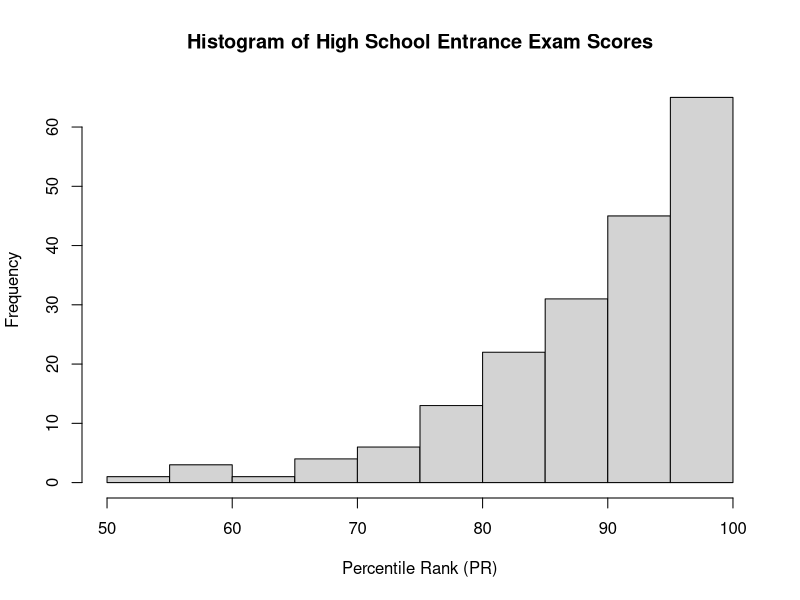
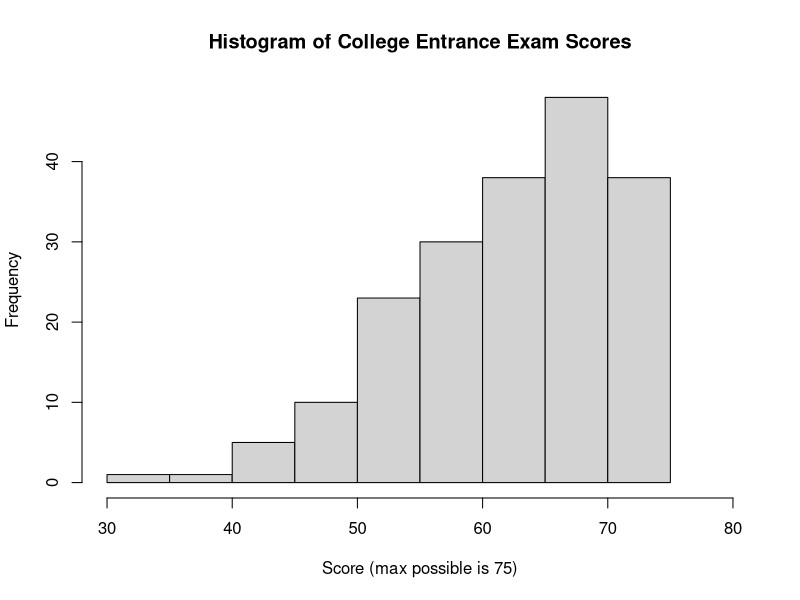
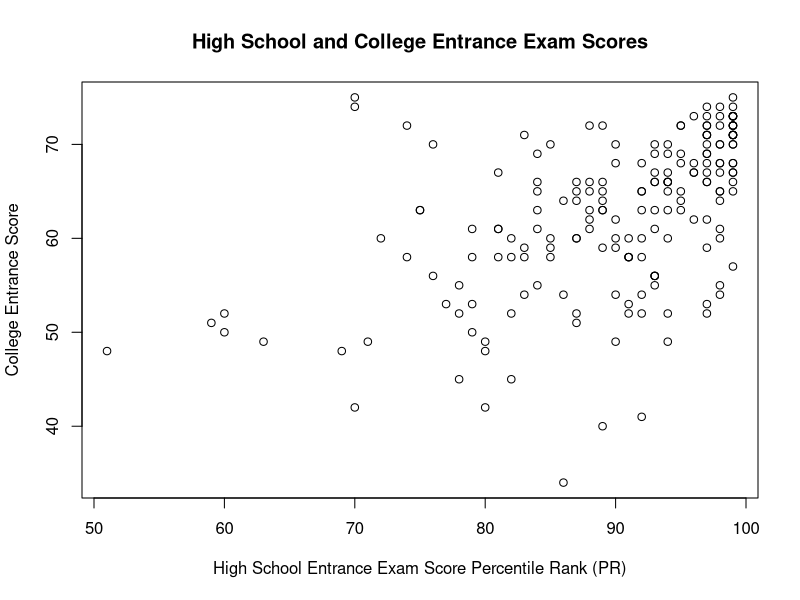
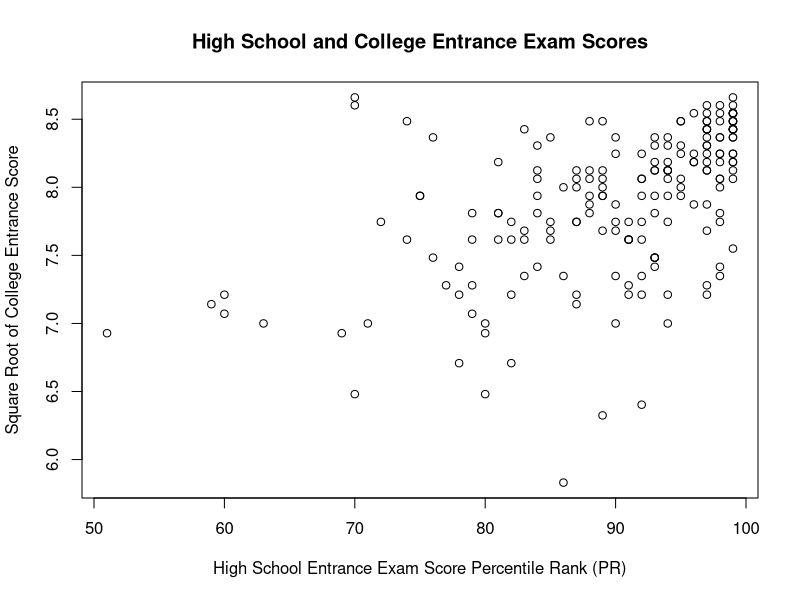
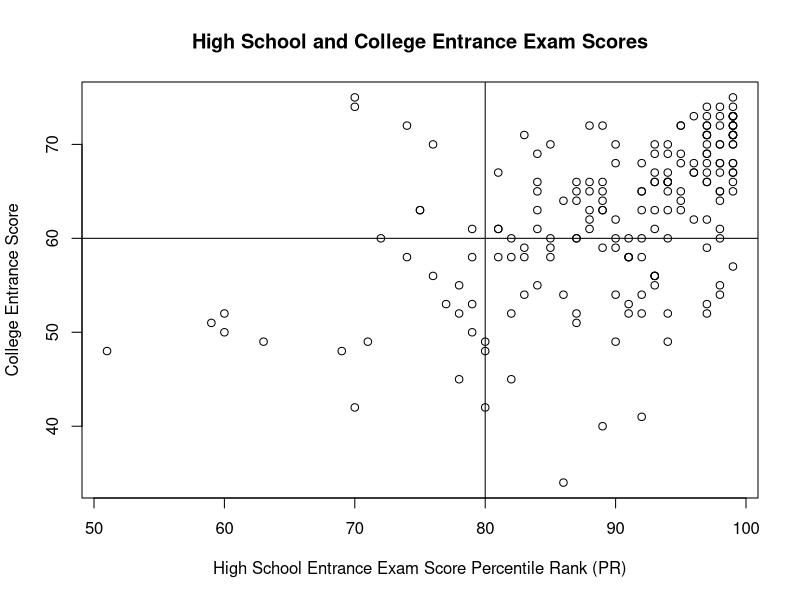

Here is the R script that generated these plots, in order:
## ---- chunk 1
knitr::opts_chunk$set(echo = TRUE)
## ---- chunk 2
data = read.csv("ptt_SENIORHIGH_data.csv")
names(data)[1] = "pttID"

data[1:10,]
## ---- chunk 3
# High school entrance exam scores: Remove missing values
uni_HS_score = data$HighSchool_PR[which(data$HighSchool_PR != -1)]

summary(uni_HS_score)

hist(uni_HS_score, main = "Histogram of High School Entrance Exam Scores",
     xlab="Percentile Rank (PR)")
## ---- chunk 4
# College entrance exam scores: Remove missing values
uni_college_score = data$College_Score[which(data$College_Score != -1)]

summary(uni_college_score)

hist(uni_college_score, main = "Histogram of College Entrance Exam Scores",
     xlab="Score (max possible is 75)",xlim=c(30,80))
## ---- chunk 5
missing_rows = which(data$HighSchool_PR == "-1" | data$College_Score == "-1")
# Indices: 6  19  71  85  88  96 132 183 195 => nine in total

# Remove missing data
data_corr = data[-missing_rows,]

plot(data_corr$HighSchool_PR, data_corr$College_Score,
     main = "High School and College Entrance Exam Scores",
     xlab="High School Entrance Exam Score Percentile Rank (PR)",
     ylab="College Entrance Score")
## ---- chunk 6
cor(data_corr$HighSchool_PR, data_corr$College_Score)
## ---- chunk 7
# data version: already removed missing data
# data_corr = data[-missing_rows,]

plot(data_corr$HighSchool_PR, sqrt(data_corr$College_Score),
     main = "High School and College Entrance Exam Scores",
     xlab="High School Entrance Exam Score Percentile Rank (PR)",
     ylab="Square Root of College Entrance Score")
## ---- chunk 8
cor(data_corr$HighSchool_PR, sqrt(data_corr$College_Score))
## ---- chunk 9
plot(data_corr$HighSchool_PR, data_corr$College_Score,
     main = "High School and College Entrance Exam Scores",
     xlab="High School Entrance Exam Score Percentile Rank (PR)",
     ylab="College Entrance Score")

abline(h=60,v=80)
## ---- chunk 10
data_corr$HS_80up = data_corr$HighSchool_PR >= 80
data_corr$CS_60up = data_corr$College_Score >=60

contingency = table(data_corr$HS_80up, data_corr$CS_60up,
                    dnn=c("HighSchool_80up","College_60up"))

contingency
## ---- chunk 11
prop.table(contingency)
## ---- chunk 12
round(prop.table(contingency),4)
